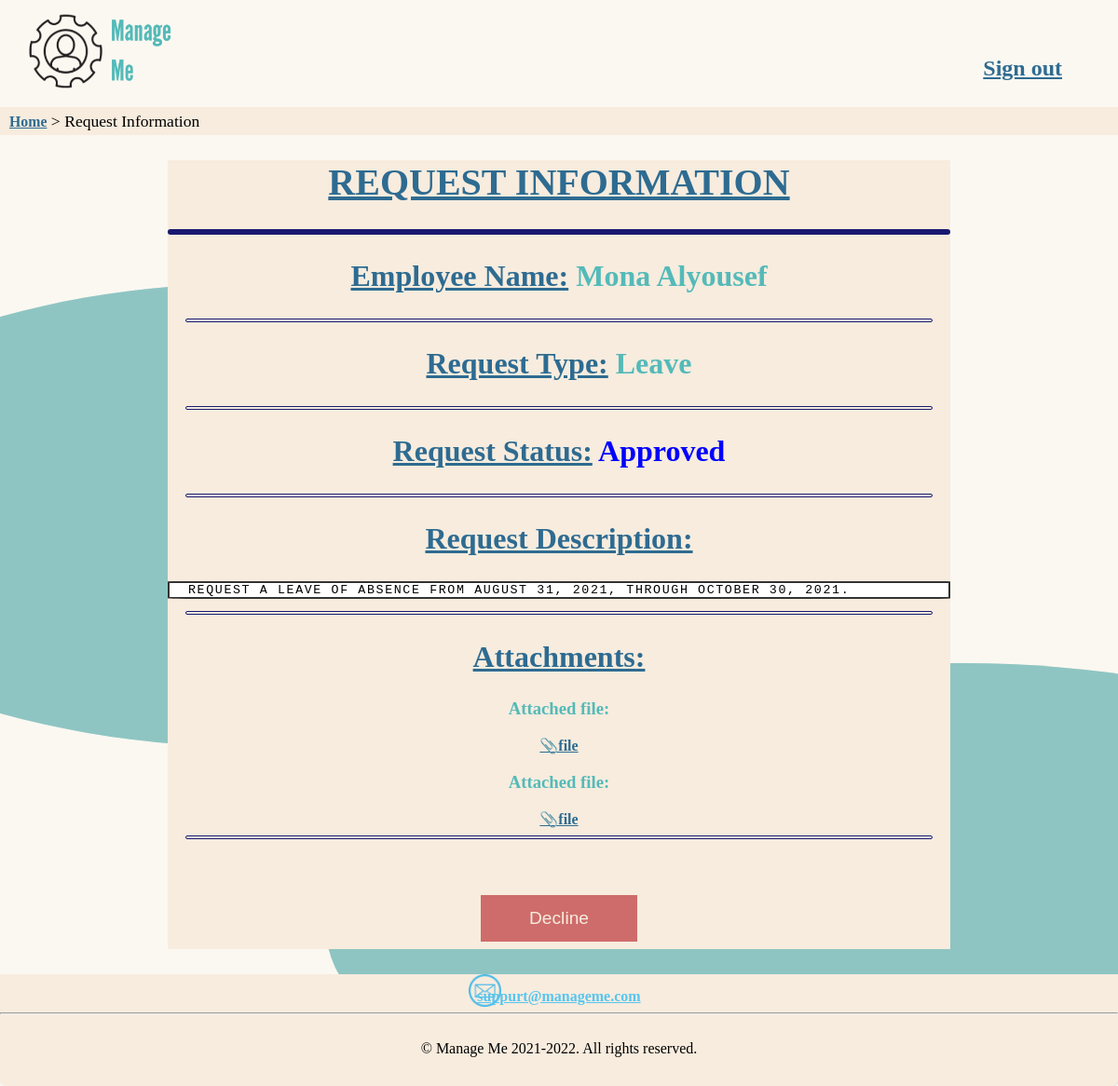
The page /reqpage.php?id=3 (signed in) on the database its author committed.
### tables this page shows
CREATE TABLE `employee` (
  `id` int(11) NOT NULL,
  `emp_number` int(8) NOT NULL,
  `first_name` varchar(20) NOT NULL,
  `last_name` varchar(20) NOT NULL,
  `job_title` varchar(20) NOT NULL,
  `password` varchar(60) NOT NULL
);

CREATE TABLE `service` (
  `id` int(11) NOT NULL,
  `type` varchar(20) NOT NULL
);

CREATE TABLE `request` (
  `id` int(11) NOT NULL,
  `emp_id` int(4) NOT NULL,
  `service_id` int(4) NOT NULL,
  `description` text NOT NULL,
  `attachment1` varchar(255) DEFAULT NULL,
  `attachment2` varchar(255) DEFAULT NULL,
  `status` enum('In progress','Approved','Declined','') NOT NULL DEFAULT 'In progress'
);

### header.php (called while the page is built, shortened)
<?php
if (isset($_SESSION['user_id'])) {
    $current_user = array();
    $current_user['id'] = $_SESSION['user_id'];
    $current_user['first_name'] = $_SESSION['user_first_name'];
    $current_user['last_name'] = $_SESSION['user_last_name'];
    $current_user['type'] = $_SESSION['user_type'];
    $current_user['homepage'] = $_SESSION['user_homepage'];
}
?>

### reqpage.php (the view, shortened to what this page needs)
<?php
include "inc/header.php";
include_once('inc/config.php');
?>
<?php
function get_user_info($user_type, $id)
{
    global $pdo;
    if ($user_type == "manager")
        $stmt = $pdo->prepare("SELECT * FROM `manager` WHERE id=?;");
    else
        $stmt = $pdo->prepare("SELECT * FROM `employee` WHERE id=?;");
    $stmt->bindValue(1, $id);
    $stmt->execute();
    $user = $stmt->fetch();
    if ($user) {
        return $user;
    } else {
        $_SESSION['error_msg'] = "User not found.";
        return false;
    }
}
function get_service($id)
{
    global $pdo;
    $stmt = $pdo->prepare("SELECT * FROM `service` WHERE id=?;");
    $stmt->bindValue(1, $id);
    $stmt->execute();
    $service = $stmt->fetch();
    if ($service) {
        return $service;
    } else {
        $_SESSION['error_msg'] = "Service not found.";
        return false;
    }
}
function get_request_info($id)
{
    global $pdo;
    $stmt = $pdo->prepare("SELECT * FROM request WHERE id=?;");
    $stmt->bindValue(1, $id);
    $stmt->execute();
    $request = $stmt->fetch();
    if ($request) {
        return $request;
    } else {
        return false;
    }
}
?>
<?php
$request = get_request_info($_GET['id']);
$employee = get_user_info('employee', $request['emp_id']);
$service = get_service($request['service_id']);
?>
<!DOCTYPE html>
<html>
<head>
  <link rel="stylesheet" href="css/style.css" />
</head>
<body>
  <header>
    <div class="logo"> <a href="index.php"><img src="img/logo.png" alt="logo"></a> </div>
    <nav class="navagation">
      <a href="signout.php" accesskey="h"> Sign out </a>
    </nav>
    <div class="breadcrumbs">
      <p><a href="index.php">Home</a> &#62; Request Information </p>
    </div>
  </header>
  <div class='boxaddreq'>
    <main>
      <div class='box'>
        <h1 id="reqInfo"><span>REQUEST INFORMATION</span></h1>
        <hr class="lead">
        <h2><span>Employee Name:</span> <?= $employee['first_name'] . ' ' . $employee['last_name'] ?></h2>
        <hr class="line">
        <h2 id="reqType"><span>Request Type:</span> <?= $service['type'] ?></h2>
        <hr class="line">
        <h2 id="Status"><span>Request Status:</span> <?= $request['status'] ?></h2>
        <hr class="line">
        <h2><span>Request Description:</span><br></h2>
        <pre id="reqDes">
<?= $request['description'] ?>
</pre>
        <hr class="line">
        <h2><span>Attachments:</span></h2>
        <?php if ($request['attachment1'] != '' && @is_array(getimagesize($request['attachment1']))) { ?>
          <h3>Attached image:</h3>
          <img src="<?= $request['attachment1'] ?>" alt="img certificate" width="400" height="300">
        <?php } else if ($request['attachment1'] != '') { ?>
          <h3>Attached file:</h3>
          <a href="<?= $request['attachment1'] ?>"> &#128206;file</a><br>
        <?php } ?>
        <?php if ($request['attachment2'] != '' && @is_array(getimagesize($request['attachment2']))) { ?>
          <h3>Attached image:</h3>
          <img src="<?= $request['attachment2'] ?>" alt="img certificate" width="400" height="300">
        <?php } else if ($request['attachment2'] != '') { ?>
          <h3>Attached file:</h3>
          <a href="<?= $request['attachment2'] ?>"> &#128206;file</a><br>
        <?php } ?>
        <hr class="line">
        <br>
        <h2>
          <?php if ($current_user['type'] == 'manager') { ?>
            <?php if ($request['status'] == 'Declined') { ?>
              <button type="button" onclick="location.href='reqpage.php?action=approve&id=<?= $request['id'] ?>';">Approval</button>
            <?php } else if ($request['status'] == 'Approved') { ?>
              <button class="Declinebtn" type="button" onclick="location.href='reqpage.php?action=decline&id=<?= $request['id'] ?>';">Decline</button>
            <?php } else { ?>
              <button type="button" onclick="location.href='reqpage.php?action=approve&id=<?= $request['id'] ?>';">Approval</button> | <button class="Declinebtn" type="button" onclick="location.href='reqpage.php?action=decline&id=<?= $request['id'] ?>';">Decline</button>
            <?php } ?>
          <?php } else { ?>
            <button class="editbtn" type="button" onclick="window.location='ePage.php?id=<?= $request['id'] ?>'">Edit</button>
          <?php } ?>
        </h2>
      </div>
    </main>
    <footer>
      <div class="contact">
        <div class="email">
          <div class="emailicon"><img src="img/emailicon.png" alt="email"></div>
          <div class="emailadd"><a href="mailto:suppurt@manageme.com"> suppurt@manageme.com </a></div>
        </div>
      </div>
      <hr>
      <div class="copyrights"> &copy; Manage Me 2021-2022. All rights reserved. </div>
    </footer>
</body>
</html>

### style.css (style rules this page uses)
html , body { height : 100% ; width : 100% ; padding : 0px ; margin : 0px ; background-color : #FBF8F1 ; }
header { height: 145px ; position : relative ; }
* a { font-family : "Times New Roman" ; color: #2e6b91; font-weight: bold; }
header a { font-size: 1.5em; }
header .logo { float: left; margin-bottom: 5px; }
header .logo img { width : 170px ; height : 90px ; margin-left: 1em; margin-top : 0.4em ; }
.navagation { overflow: hidden; float: right; margin-right: 5%; margin-top: 5%; color: black; text-align: center; text-decoration: none; }
.breadcrumbs { background-color: #F7ECDE; height : 30px ; width : 100% ; position : absolute ; text-align : left ; bottom : 0px; }
.breadcrumbs p { font-family : "Times New Roman" ; margin-left : 10px ; margin: 0 0 0 0; padding-top: 5px; padding-left: 10px; font-size: 1.1em; }
.breadcrumbs a { font-size: 0.9em; }
footer { background-color : #F7ECDE ; text-align: center; color: black; height: 120px; font-family : "Times New Roman" ; }
.contact { display: inline; height: 130px; }
.emailicon { width: 120px; height: 15px; margin-left: 460px; margin-top: 10px; }
.email img { width: 35px; height: auto; }
.emailadd a { color: #57c5f0; margin-bottom: 50px; }
.copyrights { padding-top: 20px; }
main { min-height : 100% ; }
main h2 { text-align : center ; font-size : 2em ; }

### reqpage.php (style rules this page uses)
main { background-color: #FBF8F1; text-align: center; list-style-position: outside; margin: 0 15%; }
h1, h2, h3 { text-align: center; color: #54bab9; }
#reqInfo { font-size: 2.5em; }
hr.lead { border: 3px solid midnightblue; border-radius: 5px; }
hr.line { border: 1px solid midnightblue; border-radius: 5px; height: 2px; width: 50em; }
#Status { color: blue; }
span { text-decoration-line: underline; color: #2e6b91; }
img { display: block; margin-left: auto; margin-right: auto; width: 50%; }
#reqDes { text-align: left; border: 2px solid #333333; font-size: 10pt; border-radius: 2% 6% 5% 4% / 1% 1% 2% 4%; text-transform: uppercase; letter-spacing: 0.2ch; background: #ffffff; position: relative; padding-left: 20px; }
#reqDes ::before { content: ''; border: 2px solid #353535; display: block; width: 100%; height: 100%; position: absolute; top: 50%; left: 50%; transform: translate3d(-50%, -50%, 0) scale(1.015) rotate(0.5deg); border-radius: 1% 1% 2% 4% / 2% 6% 5% 4%; }
button { background-color: rgb(134, 194, 157); color: #F7ECDE; padding: 14px 20px; margin: 8px 0; border: none; cursor: pointer; width: 20%; opacity: 0.9; font-size: 0.6em; }
.Declinebtn { background-color: rgb(202, 95, 95); }
.box { background-color: #F7ECDE; }
.boxaddreq { width: 100%; height: px; border-radius: 5px; box-shadow: 0 2px 30px rgba(black, .2); background: lighten(#f0f4c3, 10%); position: relative; overflow: hidden; transform: translate3d(0, 0, 0); background-color: #FBF8F1; }

### rows shown on the page
employee: first_name "Mona", last_name "Alyousef"
service: type "Leave"
request: status "Approved", description "REQUEST A LEAVE OF ABSENCE FROM AUGUST 31, 2021, THROUGH OCTOBER 30, 2021."
